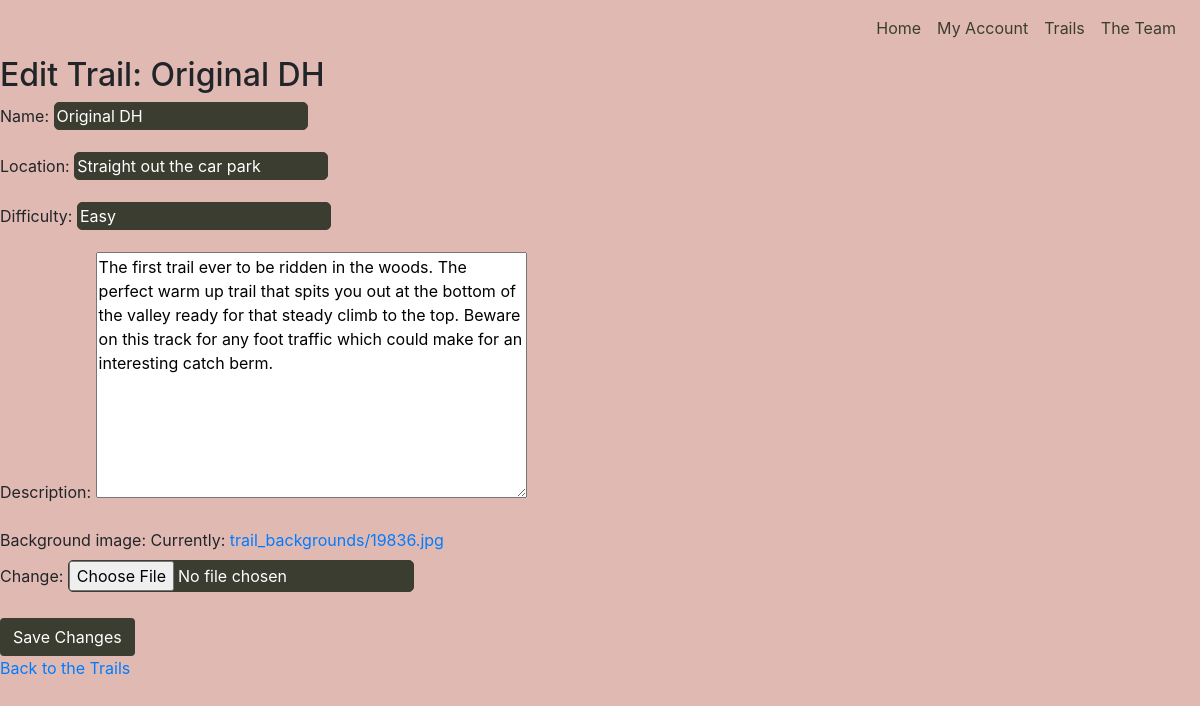
The page /trails/edit_trail/5/ on the database its author committed.
### trails/models.py (models this page shows, shortened)
class Trail(models.Model):
    name = models.CharField(max_length=200)
    location = models.CharField(max_length=200)
    difficulty = models.CharField(max_length=50)
    description = models.TextField()
    background_image = models.ImageField(upload_to='trail_backgrounds/', null=True)

### trails/views.py (the view)
# urls.py: path('edit_trail/<int:trail_id>/', edit_trail, name='edit_trail'),
def edit_trail(request, trail_id):
    trail = get_object_or_404(Trail, id=trail_id)
    if request.method == 'POST':
        form = TrailForm(request.POST, request.FILES, instance=trail)
        if form.is_valid():
            form.save()
            return redirect('trails')
    else:
        form = TrailForm(instance=trail)
    return render(request, 'trails/edit_trail.html', {'form': form, 'trail': trail})

### trails/forms.py
class TrailForm(forms.ModelForm):
    class Meta:
        model = Trail
        fields = ['name', 'location', 'difficulty', 'description', 'background_image']

### trails/templates/trails/edit_trail.html (shortened to what this page needs)
{% extends "base.html" %}
{% load static %}
{% block extra_css %}
    <link rel="stylesheet" href="{% static 'trails/css/trails.css' %}">
{% endblock %}
{% block content %}
    <h2>Edit Trail: {{ trail.name }}</h2>
    <form method="POST" enctype="multipart/form-data">
        {{ form.as_p }}
        <button type="submit" class="btn">Save Changes</button>
    </form>
    <a href="{% url 'trails' %}">Back to the Trails</a>
{% endblock %}

### static/css/base.css (style rules this page uses)
html { height: 100%; }
.btn { background-color: #3b3d30; color: white; margin-top: 10px; }
form input { background-color: #3b3d30; color: white; border: solid 1px #3b3d30; border-radius: 5px; }

### rows shown on the page
Trail: name "Original DH", location "Straight out the car park", difficulty "Easy", description "The first trail ever to be ridden in the woods. The perfect warm up trail that spits you out at the bottom of the valley ready for that steady climb to the top. Beware on this track for any foot traffic which could make for an interesting catch berm."
